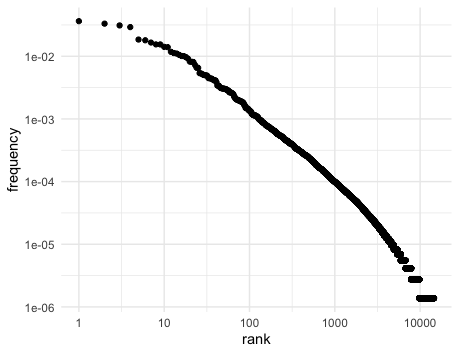

The R source for this figure:
library(tidytext)
library(janeaustenr)

austen_books() %>%
  select(text) %>%
  unnest_tokens(word, text) %>%
  count(word) %>%
  mutate(frequency = n / sum(n)) %>%
  arrange(-n) %>%
  mutate(rank = row_number()) %>%
  ggplot(aes(x = rank, y = frequency)) +
    geom_point() +
    scale_x_log10() +
    scale_y_log10() +
    theme_minimal()
